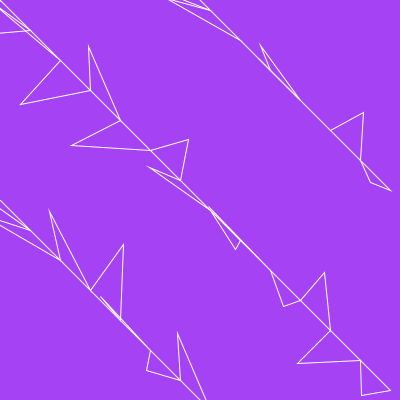
Frame 1 (no input)
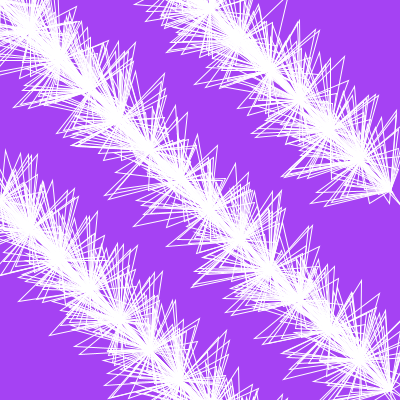
Frame 60 (the mouse pressed at the canvas centre just before this capture)
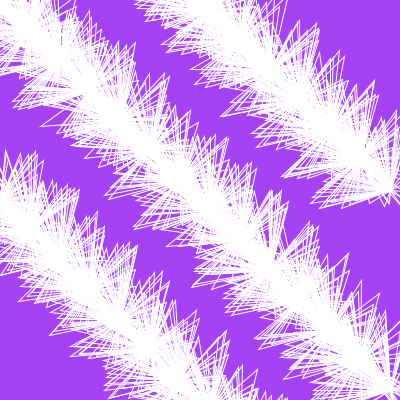
Frame 120 (the mouse held since frame 60 and released just before this capture)

The Processing sketch that drew these frames (run headless with seeded random() and noise(); from frame 60 on, the mouse is pressed at the canvas centre):

// Processing sketch: processing_36619
// ── processing_36619.pde

//Copyright Eric Mackie, September 2011
void setup () {
  size (400, 400);
  background(random(256), random(256), random(256));
  frameRate(10);
}
void draw () {
  float a = 200;
  stroke(255);
  fill(0, 0);
  for (int i=0; i<=360; i=i+30) {
    triangle(i, i, i+random(-50, 50), i+random(-50, 50), i+30, i+30);
    triangle(i, i+a, i+random(-50, 50), i+random(-50+a, 50+a), i+30, i+30+a);
    triangle(i, i-a, i+random(-50, 50), i+random(-50-a, 50-a), i+30, i+30-a);
  }
}               
